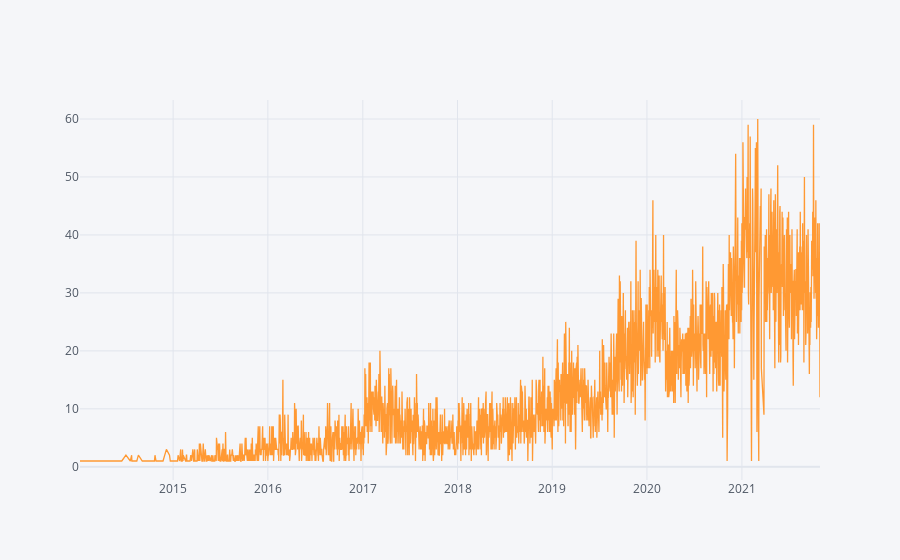

The notebook cell this image was saved under:
### Markdown cell above
In total we have around 7 years of posts from the subreddit

### Code cell
time_plot = md_submissions.groupby(md_submissions['created_utc'].dt.date)['lemmatized'].count()
time_plot.iplot()

### Figure 1 — Plotly figure (JSON) as saved in the notebook; plotly's stock layout.template omitted (floating-point values rounded to 4 significant figures; data arrays with more than 128 entries replaced by an {"elided": "..."} marker saying what was removed)
{"data": [{"line": {"color": "rgba(255, 153, 51, 1.0)", "dash": "solid", "shape": "linear", "width": 1.3}, "mode": "lines", "name": "lemmatized", "text": "", "x": {"elided": "2393 str values"}, "y": {"elided": "2393 int values"}, "type": "scatter"}], "layout": {"legend": {"bgcolor": "#F5F6F9", "font": {"color": "#4D5663"}}, "paper_bgcolor": "#F5F6F9", "plot_bgcolor": "#F5F6F9", "title": {"font": {"color": "#4D5663"}}, "xaxis": {"gridcolor": "#E1E5ED", "showgrid": true, "tickfont": {"color": "#4D5663"}, "title": {"font": {"color": "#4D5663"}, "text": ""}, "zerolinecolor": "#E1E5ED"}, "yaxis": {"gridcolor": "#E1E5ED", "showgrid": true, "tickfont": {"color": "#4D5663"}, "title": {"font": {"color": "#4D5663"}, "text": ""}, "zerolinecolor": "#E1E5ED"}}}
